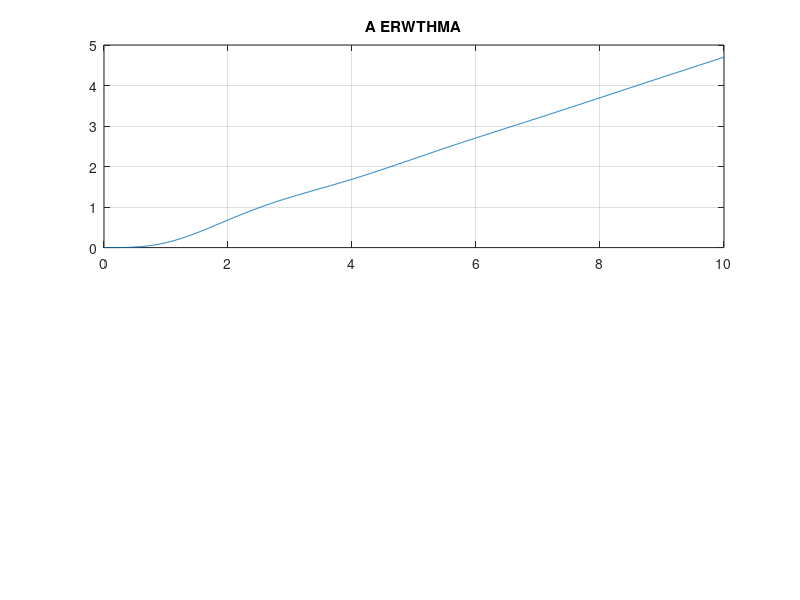

The MATLAB script that drew this image: (Note: this script raises an error after producing the figure.)
clear all;
close all;
clc;

numg = [-1 -5];
deng = conv([1,0],[1 3.5 6]);
eg = tf(numg,deng);
hg = ss(eg);
numm = [-10];
denm = [1 10];
em = tf(numm,denm);
hm = tf(em);
CS = 2;
H = feedback(series(hm*CS,hg),1);
t = 0:0.01:10;
u = 0.5*t;
[y,tout,x] = lsim(H,u,t);
subplot(2,1,1)
plot(t,y)
grid on;
title("A ERWTHMA");

%% b ervthma

ki = 1;
kp = 5;
kd = 50;
C = pid(kp,ki,kd);
G = feedback(series(C,H),1);
[y,tout,x] = lsim(G,u,t);
subplot(2,1,2)
plot(t,y)
grid on;
title("B ERWTHMA");